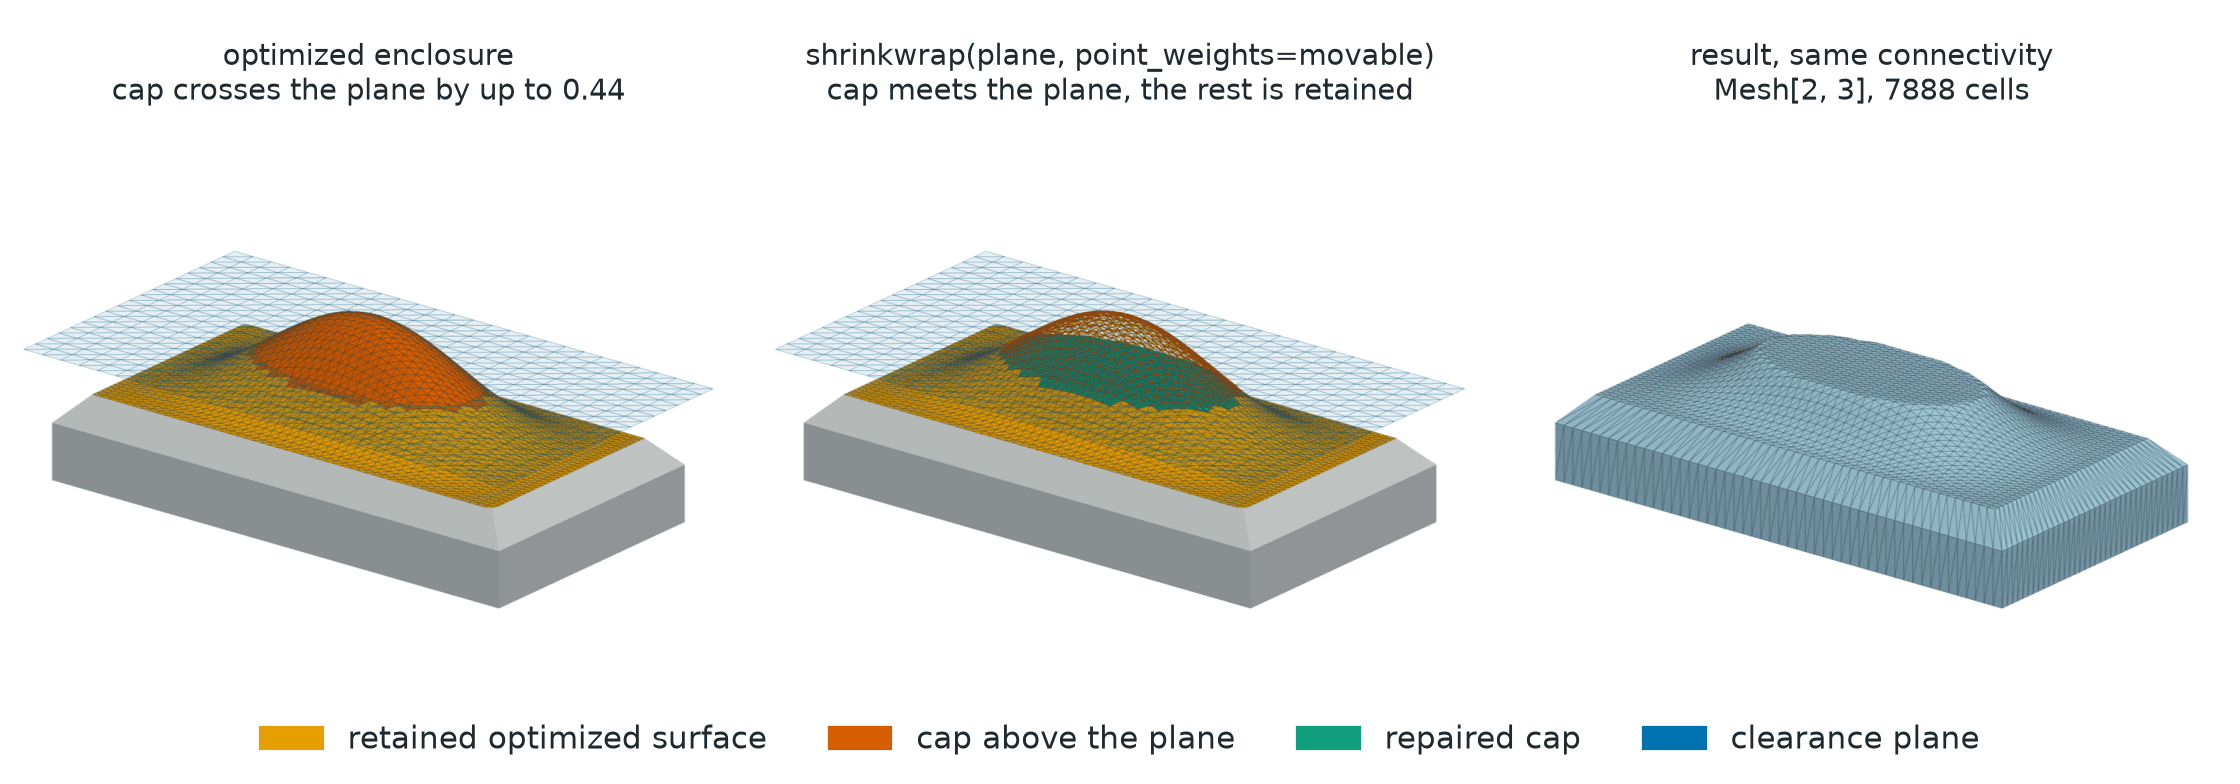

Write Python code to recreate this figure.
# SPDX-FileCopyrightText: Copyright (c) 2023 - 2026 NVIDIA CORPORATION & AFFILIATES.
# SPDX-FileCopyrightText: All rights reserved.
# SPDX-License-Identifier: Apache-2.0
#
# Licensed under the Apache License, Version 2.0 (the "License");
# you may not use this file except in compliance with the License.
# You may obtain a copy of the License at
#
#     http://www.apache.org/licenses/LICENSE-2.0
#
# Unless required by applicable law or agreed to in writing, software
# distributed under the License is distributed on an "AS IS" BASIS,
# WITHOUT WARRANTIES OR CONDITIONS OF ANY KIND, either express or implied.
# See the License for the specific language governing permissions and
# limitations under the License.

"""Render selected cap repair on a broad optimized lid dome.

The closed triangular enclosure represents a candidate produced by shape
optimization. Its inset lid forms one broad dome whose upper portion crosses a
horizontal packaging clearance plane. The example derives a boolean
``point_weights`` mask from vertices actually above the plane. The real
:meth:`physicsnemo.mesh.Mesh.shrinkwrap` API then projects only that cap onto
the plane. Every admissible optimized vertex remains exactly unchanged.

Run from the repository root:

.. code-block:: console

    uv run --no-sync python \
        docs/img/mesh/shrinkwrap_solid_surface.py

The Torch backend is always validated on CPU. When CUDA is available, the Warp
backend is also run on CUDA and compared with the Torch result.
"""

from __future__ import annotations

import argparse
from dataclasses import dataclass
from pathlib import Path
from typing import Literal

import matplotlib.pyplot as plt
import pyvista as pv
import torch
import torch.nn.functional as F
from _style import (
    FAINT_EDGE,
    FIXED,
    FOURTH,
    RESULT,
    SECOND,
    SURFACE,
    SURFACE_EDGE,
    mesh_label,
    save,
)
from matplotlib.patches import Patch

from physicsnemo.mesh import Mesh
from physicsnemo.mesh.io import to_pyvista

pv.OFF_SCREEN = True

OUTPUT = Path(__file__).with_suffix(".png")
LID_LENGTH = 3.80
LID_WIDTH = 1.85
BODY_LENGTH = 4.25
BODY_WIDTH = 2.25
BOTTOM_Z = -0.32
SHOULDER_Z = 0.14
BASE_TOP_Z = 0.36
CLEARANCE_Z = 0.74
TOP_X_POINTS = 51
TOP_Y_POINTS = 37
PLANE_X_POINTS = 27
PLANE_Y_POINTS = 19

DOME_HEIGHT = 0.82

PLANE_COLOR = SECOND
VIOLATION_COLOR = RESULT
REPAIRED_COLOR = FIXED
OPTIMIZED_COLOR = FOURTH
SHELL_COLOR = FAINT_EDGE
EDGE_COLOR = SURFACE_EDGE


@dataclass(frozen=True)
class SurfaceCase:
    """Constraint plane, optimized solid, and point selections."""

    target: Mesh
    source: Mesh
    optimized: torch.Tensor
    movable: torch.Tensor


@dataclass(frozen=True)
class SurfaceMetrics:
    """Geometry, feasibility, and preservation metrics."""

    source_volume: float
    result_volume: float
    fixed_error: float
    retained_error: float
    surface_residual: float
    plane_error: float
    retained_deformation: float
    max_correction: float


@dataclass(frozen=True)
class AdjointProbe:
    """Source and target gradients from one deterministic scalar probe."""

    source: torch.Tensor
    target: torch.Tensor


def _triangle_grid_faces(
    point_ids: torch.Tensor,
    *,
    upward: bool,
) -> torch.Tensor:
    """Triangulate a structured point grid with one consistent orientation."""

    lower_left = point_ids[:-1, :-1].reshape(-1)
    upper_left = point_ids[1:, :-1].reshape(-1)
    lower_right = point_ids[:-1, 1:].reshape(-1)
    upper_right = point_ids[1:, 1:].reshape(-1)
    if upward:
        return torch.cat(
            (
                torch.stack((lower_left, upper_left, upper_right), dim=1),
                torch.stack((lower_left, upper_right, lower_right), dim=1),
            ),
            dim=0,
        )
    return torch.cat(
        (
            torch.stack((lower_left, upper_right, upper_left), dim=1),
            torch.stack((lower_left, lower_right, upper_right), dim=1),
        ),
        dim=0,
    )


def _grid_perimeter(point_ids: torch.Tensor) -> torch.Tensor:
    """Return one counterclockwise rectangular boundary loop."""

    return torch.cat(
        (
            point_ids[:, 0],
            point_ids[-1, 1:],
            point_ids[:-1, -1].flip(0),
            point_ids[0, 1:-1].flip(0),
        )
    )


def _rectangular_ring_points(
    *,
    length: float,
    width: float,
    height: float,
    device: torch.device,
) -> torch.Tensor:
    """Build one rectangular perimeter ring with the lid sampling."""

    x = torch.linspace(-0.5 * length, 0.5 * length, TOP_X_POINTS, device=device)
    y = torch.linspace(-0.5 * width, 0.5 * width, TOP_Y_POINTS, device=device)
    x_grid, y_grid = torch.meshgrid(x, y, indexing="ij")
    grid = torch.stack(
        (
            x_grid,
            y_grid,
            torch.full_like(x_grid, height),
        ),
        dim=-1,
    ).reshape(-1, 3)
    ids = torch.arange(len(grid), device=device).reshape(
        TOP_X_POINTS,
        TOP_Y_POINTS,
    )
    return grid[_grid_perimeter(ids)]


def _connect_rings(first: torch.Tensor, second: torch.Tensor) -> torch.Tensor:
    """Triangulate a strip between corresponding counterclockwise rings."""

    first_next = first.roll(-1)
    second_next = second.roll(-1)
    return torch.cat(
        (
            torch.stack((first, first_next, second_next), dim=1),
            torch.stack((first, second_next, second), dim=1),
        ),
        dim=0,
    )


def _signed_enclosed_volume(mesh: Mesh) -> torch.Tensor:
    """Return the signed volume enclosed by an oriented triangle surface."""

    triangles = mesh.points[mesh.cells]
    return (
        triangles[:, 0]
        * torch.linalg.cross(
            triangles[:, 1],
            triangles[:, 2],
            dim=1,
        )
    ).sum() / 6.0


def _validate_triangle_geometry(mesh: Mesh, name: str) -> None:
    """Check triangular connectivity and nondegenerate geometry."""

    if mesh.cells.ndim != 2 or mesh.cells.shape[1] != 3:
        raise RuntimeError(f"{name} must contain only triangles")
    triangles = mesh.points[mesh.cells]
    double_areas = torch.linalg.vector_norm(
        torch.linalg.cross(
            triangles[:, 1] - triangles[:, 0],
            triangles[:, 2] - triangles[:, 0],
            dim=1,
        ),
        dim=1,
    )
    if bool((double_areas <= 1.0e-8).any()):
        raise RuntimeError(f"{name} contains a degenerate triangle")


def _validate_closed_oriented(mesh: Mesh, name: str) -> float:
    """Check watertight edges, consistent orientation, and positive volume."""

    _validate_triangle_geometry(mesh, name)
    directed_edges = torch.cat(
        (
            mesh.cells[:, (0, 1)],
            mesh.cells[:, (1, 2)],
            mesh.cells[:, (2, 0)],
        ),
        dim=0,
    )
    canonical_edges = directed_edges.sort(dim=1).values
    _, inverse, counts = torch.unique(
        canonical_edges,
        dim=0,
        return_inverse=True,
        return_counts=True,
    )
    if not bool((counts == 2).all()):
        raise RuntimeError(f"{name} is not a closed two-manifold")

    direction = torch.where(
        directed_edges[:, 0] < directed_edges[:, 1],
        torch.ones_like(directed_edges[:, 0]),
        -torch.ones_like(directed_edges[:, 0]),
    )
    orientation_balance = torch.zeros(
        len(counts),
        dtype=direction.dtype,
        device=direction.device,
    )
    orientation_balance.index_add_(0, inverse, direction)
    if not bool((orientation_balance == 0).all()):
        raise RuntimeError(f"{name} has inconsistent face orientation")

    volume = _signed_enclosed_volume(mesh)
    if not bool(volume > 0.0):
        raise RuntimeError(f"{name} must have positive enclosed volume")
    return float(volume)


def _build_constraint_plane(device: torch.device) -> Mesh:
    """Build a triangulated horizontal packaging clearance plane."""

    x = torch.linspace(
        -0.5 * BODY_LENGTH - 0.15,
        0.5 * BODY_LENGTH + 0.15,
        PLANE_X_POINTS,
        device=device,
    )
    y = torch.linspace(
        -0.5 * BODY_WIDTH - 0.15,
        0.5 * BODY_WIDTH + 0.15,
        PLANE_Y_POINTS,
        device=device,
    )
    x_grid, y_grid = torch.meshgrid(x, y, indexing="ij")
    points = torch.stack(
        (
            x_grid,
            y_grid,
            torch.full_like(x_grid, CLEARANCE_Z),
        ),
        dim=-1,
    ).reshape(-1, 3)
    point_ids = torch.arange(len(points), device=device).reshape(
        PLANE_X_POINTS,
        PLANE_Y_POINTS,
    )
    target = Mesh(points=points, cells=_triangle_grid_faces(point_ids, upward=True))
    _validate_triangle_geometry(target, "target plane")
    return target


def build_case(device: torch.device | str = "cpu") -> SurfaceCase:
    """Build a closed housing with safe and violating lid deformations."""

    device = torch.device(device)
    x = torch.linspace(
        -0.5 * LID_LENGTH,
        0.5 * LID_LENGTH,
        TOP_X_POINTS,
        device=device,
    )
    y = torch.linspace(
        -0.5 * LID_WIDTH,
        0.5 * LID_WIDTH,
        TOP_Y_POINTS,
        device=device,
    )
    x_grid, y_grid = torch.meshgrid(x, y, indexing="ij")

    u = 2.0 * x_grid / LID_LENGTH
    v = 2.0 * y_grid / LID_WIDTH
    dome_envelope = (
        torch.cos(0.5 * torch.pi * u).square() * torch.cos(0.5 * torch.pi * v).square()
    )

    top_z = BASE_TOP_Z + DOME_HEIGHT * dome_envelope
    optimized_x = x_grid + 0.022 * dome_envelope
    optimized_y = y_grid - 0.016 * dome_envelope
    top_points = torch.stack((optimized_x, optimized_y, top_z), dim=-1).reshape(-1, 3)
    bottom_x = torch.linspace(
        -0.5 * BODY_LENGTH,
        0.5 * BODY_LENGTH,
        TOP_X_POINTS,
        device=device,
    )
    bottom_y = torch.linspace(
        -0.5 * BODY_WIDTH,
        0.5 * BODY_WIDTH,
        TOP_Y_POINTS,
        device=device,
    )
    bottom_x_grid, bottom_y_grid = torch.meshgrid(
        bottom_x,
        bottom_y,
        indexing="ij",
    )
    bottom_points = torch.stack(
        (
            bottom_x_grid,
            bottom_y_grid,
            torch.full_like(bottom_x_grid, BOTTOM_Z),
        ),
        dim=-1,
    ).reshape(-1, 3)

    shoulder_points = _rectangular_ring_points(
        length=BODY_LENGTH,
        width=BODY_WIDTH,
        height=SHOULDER_Z,
        device=device,
    )
    points = torch.cat((top_points, bottom_points, shoulder_points), dim=0)

    top_ids = torch.arange(len(top_points), device=device).reshape(
        TOP_X_POINTS,
        TOP_Y_POINTS,
    )
    bottom_ids = top_ids + len(top_points)
    point_offset = len(top_points) + len(bottom_points)
    shoulder_ring = torch.arange(
        point_offset,
        point_offset + len(shoulder_points),
        device=device,
    )

    top_ring = _grid_perimeter(top_ids)
    bottom_ring = _grid_perimeter(bottom_ids)
    face_blocks = [
        _triangle_grid_faces(top_ids, upward=True),
        _triangle_grid_faces(bottom_ids, upward=False),
        _connect_rings(shoulder_ring, top_ring),
        _connect_rings(bottom_ring, shoulder_ring),
    ]
    source = Mesh(points=points, cells=torch.cat(face_blocks, dim=0))
    _validate_closed_oriented(source, "optimized enclosure")

    optimized_top = DOME_HEIGHT * dome_envelope > 1e-6
    optimized = torch.zeros(len(source.points), dtype=torch.bool, device=device)
    optimized[: len(top_points)] = optimized_top.reshape(-1)
    movable = source.points[:, 2] > CLEARANCE_Z
    if not bool(movable.any()):
        raise RuntimeError("Candidate construction did not create a violation")
    if not bool((optimized & ~movable).any()):
        raise RuntimeError("Candidate construction did not retain a valid deformation")
    if bool((source.points[optimized & ~movable, 2] > CLEARANCE_Z).any()):
        raise RuntimeError("Selection missed a violating optimized vertex")

    return SurfaceCase(
        target=_build_constraint_plane(device),
        source=source,
        optimized=optimized,
        movable=movable,
    )


def shrinkwrap_case(
    case: SurfaceCase,
    *,
    implementation: Literal["torch", "warp"],
) -> Mesh:
    """Project only vertices that penetrate the packaging clearance plane."""

    return case.source.shrinkwrap(
        case.target,
        point_weights=case.movable,
        implementation=implementation,
    )


def validate_result(
    case: SurfaceCase,
    result: Mesh,
    *,
    implementation: Literal["torch", "warp"],
) -> SurfaceMetrics:
    """Validate the repair and exact preservation of admissible geometry."""

    source_volume = _validate_closed_oriented(case.source, "source")
    result_volume = _validate_closed_oriented(result, "result")

    fixed_delta = result.points[~case.movable] - case.source.points[~case.movable]
    fixed_error = float(torch.linalg.vector_norm(fixed_delta, dim=1).max())
    if fixed_error != 0.0:
        raise RuntimeError(f"Unselected vertices moved by {fixed_error:.3e}")

    retained = case.optimized & ~case.movable
    retained_delta = result.points[retained] - case.source.points[retained]
    retained_error = float(torch.linalg.vector_norm(retained_delta, dim=1).max())
    if retained_error != 0.0:
        raise RuntimeError(
            f"Admissible optimized geometry moved by {retained_error:.3e}"
        )

    projected_again = result.shrinkwrap(
        case.target,
        point_weights=case.movable,
        implementation=implementation,
    )
    surface_residual = float(
        torch.linalg.vector_norm(
            projected_again.points[case.movable] - result.points[case.movable],
            dim=1,
        ).max()
    )
    if surface_residual > 2.0e-5:
        raise RuntimeError(f"Repaired surface residual is {surface_residual:.3e}")

    plane_error = float((result.points[case.movable, 2] - CLEARANCE_Z).abs().max())
    if plane_error > 2.0e-5:
        raise RuntimeError(f"Repaired cap misses the plane by {plane_error:.3e}")

    correction = torch.linalg.vector_norm(
        result.points[case.movable] - case.source.points[case.movable],
        dim=1,
    )
    max_correction = float(correction.max())
    if max_correction < 0.25:
        raise RuntimeError("Clearance violation is not visually significant")

    retained_deformation = float((case.source.points[retained, 2] - BASE_TOP_Z).max())
    if retained_deformation < 0.25 * DOME_HEIGHT:
        raise RuntimeError("Admissible optimization deformation is not visible")

    return SurfaceMetrics(
        source_volume=source_volume,
        result_volume=result_volume,
        fixed_error=fixed_error,
        retained_error=retained_error,
        surface_residual=surface_residual,
        plane_error=plane_error,
        retained_deformation=retained_deformation,
        max_correction=max_correction,
    )


def _move_case(case: SurfaceCase, device: torch.device | str) -> SurfaceCase:
    """Move both meshes and point selections to one device."""

    return SurfaceCase(
        target=case.target.to(device),
        source=case.source.to(device),
        optimized=case.optimized.to(device),
        movable=case.movable.to(device),
    )


def _adjoint_probe(
    case: SurfaceCase,
    *,
    implementation: Literal["torch", "warp"],
) -> AdjointProbe:
    """Differentiate one scalar probe through the selected repair."""

    source_points = case.source.points.detach().clone().requires_grad_()
    target_points = case.target.points.detach().clone().requires_grad_()
    source = Mesh(points=source_points, cells=case.source.cells)
    target = Mesh(points=target_points, cells=case.target.cells)
    result = source.shrinkwrap(
        target,
        point_weights=case.movable,
        implementation=implementation,
    )

    selected = result.points[case.movable]
    coefficients = selected.new_tensor((0.37, -0.23, 0.61))
    row_scale = torch.linspace(
        0.8,
        1.2,
        len(selected),
        device=selected.device,
        dtype=selected.dtype,
    )
    loss = (selected * coefficients * row_scale[:, None]).sum()
    source_gradient, target_gradient = torch.autograd.grad(
        loss,
        (source_points, target_points),
    )
    for name, gradient in (
        ("source", source_gradient),
        ("target", target_gradient),
    ):
        if not bool(torch.isfinite(gradient).all()):
            raise RuntimeError(f"{name} adjoint contains a non-finite value")
        if not bool(gradient.abs().sum() > 0.0):
            raise RuntimeError(f"{name} adjoint is identically zero")

    fixed_gradient = source_gradient[~case.movable].abs().max()
    if float(fixed_gradient) != 0.0:
        raise RuntimeError(
            f"Unselected source adjoint is nonzero: {float(fixed_gradient):.3e}"
        )
    return AdjointProbe(
        source=source_gradient.detach().cpu(),
        target=target_gradient.detach().cpu(),
    )


def run_backends(case: SurfaceCase) -> tuple[Mesh, SurfaceMetrics]:
    """Validate geometry and adjoints for Torch and Warp."""

    torch_result = shrinkwrap_case(case, implementation="torch")
    torch_metrics = validate_result(
        case,
        torch_result,
        implementation="torch",
    )
    torch_probe = _adjoint_probe(case, implementation="torch")
    print(
        "Torch CPU: "
        f"fixed={torch_metrics.fixed_error:.1e}, "
        f"retained={torch_metrics.retained_error:.1e}, "
        f"plane={torch_metrics.plane_error:.1e}, "
        f"residual={torch_metrics.surface_residual:.1e}, "
        f"valid deformation={torch_metrics.retained_deformation:.3f}, "
        f"max correction={torch_metrics.max_correction:.3f}, "
        f"adjoint L1={torch_probe.source.abs().sum():.3f}"
    )

    if torch.cuda.is_available():
        cuda_case = _move_case(case, "cuda")
        warp_result = shrinkwrap_case(cuda_case, implementation="warp")
        warp_metrics = validate_result(
            cuda_case,
            warp_result,
            implementation="warp",
        )
        backend_delta = float(
            torch.linalg.vector_norm(
                warp_result.points.cpu() - torch_result.points,
                dim=1,
            ).max()
        )
        if backend_delta > 2.0e-3:
            raise RuntimeError(f"Warp and Torch differ by up to {backend_delta:.3e}")

        warp_probe = _adjoint_probe(cuda_case, implementation="warp")
        source_gradient_delta = float(
            (warp_probe.source - torch_probe.source).abs().max()
        )
        target_gradient_delta = float(
            (warp_probe.target - torch_probe.target).abs().max()
        )
        adjoint_delta = max(source_gradient_delta, target_gradient_delta)
        if adjoint_delta > 2.0e-3:
            raise RuntimeError(f"Warp and Torch adjoints differ by {adjoint_delta:.3e}")
        print(
            "Warp CUDA: "
            f"fixed={warp_metrics.fixed_error:.1e}, "
            f"retained={warp_metrics.retained_error:.1e}, "
            f"plane={warp_metrics.plane_error:.1e}, "
            f"residual={warp_metrics.surface_residual:.1e}, "
            f"point delta={backend_delta:.1e}, "
            f"adjoint delta={adjoint_delta:.1e}"
        )
    else:
        print("Warp CUDA: skipped because CUDA is unavailable")

    return torch_result, torch_metrics


def _split_visual_regions(
    mesh: Mesh,
    optimized: torch.Tensor,
    movable: torch.Tensor,
) -> tuple[pv.UnstructuredGrid, pv.UnstructuredGrid, pv.UnstructuredGrid]:
    """Split surface cells into shell, retained design, and repaired cap."""

    pyvista_mesh = to_pyvista(mesh)
    active_cells = movable[mesh.cells].any(dim=1).cpu().numpy()
    optimized_cells = optimized[mesh.cells].any(dim=1).cpu().numpy() & ~active_cells
    shell_cells = ~(active_cells | optimized_cells)
    return (
        pyvista_mesh.extract_cells(shell_cells),
        pyvista_mesh.extract_cells(optimized_cells),
        pyvista_mesh.extract_cells(active_cells),
    )


def _camera(
    source: Mesh,
    target: Mesh,
) -> tuple[list[list[float] | tuple[float, float, float]], float]:
    """Fit a low three-quarter camera that exposes plane penetration."""

    points = torch.cat((source.points, target.points), dim=0)
    center = 0.5 * (points.amin(dim=0) + points.amax(dim=0))
    eye_offset = points.new_tensor((5.5, -7.0, 3.5))
    view_direction = F.normalize(-eye_offset, dim=0)
    world_up = points.new_tensor((0.0, 0.0, 1.0))
    screen_right = F.normalize(
        torch.linalg.cross(view_direction, world_up),
        dim=0,
    )
    screen_up = F.normalize(
        torch.linalg.cross(screen_right, view_direction),
        dim=0,
    )
    centered = points - center
    half_width = float((centered @ screen_right).abs().max())
    half_height = float((centered @ screen_up).abs().max())
    viewport_aspect = 800.0 / 640.0
    parallel_scale = 1.07 * max(
        half_height,
        half_width / viewport_aspect,
    )
    return (
        [
            (center + eye_offset).tolist(),
            center.tolist(),
            (0.0, 0.0, 1.0),
        ],
        parallel_scale,
    )


def _add_surface(
    plotter: pv.Plotter,
    mesh: pv.UnstructuredGrid,
    color: str,
    *,
    edges: bool,
) -> None:
    """Add one shaded triangular surface region."""

    plotter.add_mesh(
        mesh,
        color=color,
        smooth_shading=True,
        split_sharp_edges=True,
        feature_angle=28.0,
        show_edges=edges,
        edge_color=EDGE_COLOR,
        line_width=0.6,
        ambient=0.35,
        diffuse=0.7,
    )


def _add_constraint_plane(plotter: pv.Plotter, plane: pv.UnstructuredGrid) -> None:
    """Draw the packaging plane as a translucent blue triangle grid."""

    plotter.add_mesh(
        plane,
        color=PLANE_COLOR,
        opacity=0.10,
        smooth_shading=False,
        show_edges=False,
    )
    plotter.add_mesh(
        plane,
        color=PLANE_COLOR,
        opacity=0.70,
        style="wireframe",
        line_width=0.80,
        render_lines_as_tubes=True,
    )


def render_case(
    case: SurfaceCase,
    result: Mesh,
    metrics: SurfaceMetrics,
    output: Path,
) -> None:
    """Render the broad lid dome before and after selected cap repair."""

    target = case.target.to("cpu")
    source = case.source.to("cpu")
    result = result.to("cpu")
    optimized = case.optimized.cpu()
    movable = case.movable.cpu()

    source_shell, source_valid, source_cap = _split_visual_regions(
        source,
        optimized,
        movable,
    )
    result_shell, result_valid, result_cap = _split_visual_regions(
        result,
        optimized,
        movable,
    )
    plane = to_pyvista(target)

    camera, parallel_scale = _camera(source, target)

    def new_plotter() -> pv.Plotter:
        plotter = pv.Plotter(off_screen=True, window_size=(1000, 800))
        plotter.enable_anti_aliasing("ssaa")
        plotter.set_background("white")
        return plotter

    def screenshot(plotter: pv.Plotter):
        plotter.camera_position = camera
        plotter.camera.parallel_projection = True
        plotter.camera.parallel_scale = parallel_scale
        image = plotter.screenshot(return_img=True)
        plotter.close()
        return image

    before = new_plotter()
    _add_surface(before, source_shell, SHELL_COLOR, edges=False)
    _add_surface(before, source_valid, OPTIMIZED_COLOR, edges=True)
    _add_surface(before, source_cap, VIOLATION_COLOR, edges=True)
    _add_constraint_plane(before, plane)

    after = new_plotter()
    _add_surface(after, result_shell, SHELL_COLOR, edges=False)
    _add_surface(after, result_valid, OPTIMIZED_COLOR, edges=True)
    _add_surface(after, result_cap, REPAIRED_COLOR, edges=True)
    _add_constraint_plane(after, plane)
    after.add_mesh(
        source_cap.extract_all_edges().tube(radius=0.004),
        color=VIOLATION_COLOR,
        opacity=0.5,
    )

    final = new_plotter()
    _add_surface(final, to_pyvista(result), SURFACE, edges=True)

    panels = (
        (
            "optimized enclosure\n"
            f"cap crosses the plane by up to {metrics.max_correction:.2f}",
            screenshot(before),
        ),
        (
            "shrinkwrap(plane, point_weights=movable)\n"
            "cap meets the plane, the rest is retained",
            screenshot(after),
        ),
        (
            f"result, same connectivity\n{mesh_label(result)}",
            screenshot(final),
        ),
    )
    figure, axes = plt.subplots(1, 3, figsize=(14.0, 4.9))
    for axis, (title, image) in zip(axes, panels, strict=True):
        axis.imshow(image)
        axis.set_title(title)
        axis.set_axis_off()
    figure.legend(
        handles=[
            Patch(color=OPTIMIZED_COLOR, label="retained optimized surface"),
            Patch(color=VIOLATION_COLOR, label="cap above the plane"),
            Patch(color=REPAIRED_COLOR, label="repaired cap"),
            Patch(color=PLANE_COLOR, label="clearance plane"),
        ],
        loc="lower center",
        ncol=4,
        frameon=False,
    )
    figure.subplots_adjust(left=0.0, right=1.0, bottom=0.1, top=0.86, wspace=0.02)
    output.parent.mkdir(parents=True, exist_ok=True)
    save(figure, output)


def main(*, output: Path) -> None:
    """Run backend validation and save the comparison figure."""

    case = build_case()
    result, metrics = run_backends(case)
    render_case(case, result, metrics, output)
    valid_count = int((case.optimized & ~case.movable).sum())
    print(
        f"Solid: {case.source.n_points:,} vertices, "
        f"{case.source.n_cells:,} triangles, "
        f"{valid_count:,} retained optimized vertices, "
        f"{int(case.movable.sum()):,} repaired vertices, "
        f"volume={metrics.result_volume:.4f}"
    )


def _parse_args() -> argparse.Namespace:
    """Parse command-line arguments."""

    parser = argparse.ArgumentParser(description=__doc__)
    parser.add_argument(
        "--output",
        type=Path,
        default=OUTPUT,
        help="PNG path (default: beside this script)",
    )
    return parser.parse_args()


if __name__ == "__main__":
    args = _parse_args()
    main(output=args.output)
